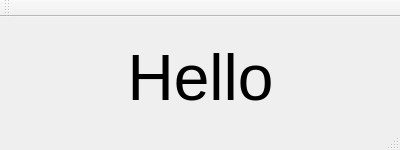
<?xml version="1.0" encoding="UTF-8"?>
<ui version="4.0">
 <class>MainWindow</class>
 <widget class="QMainWindow" name="MainWindow">
  <property name="geometry">
   <rect>
    <x>0</x>
    <y>0</y>
    <width>400</width>
    <height>150</height>
   </rect>
  </property>
  <property name="windowTitle">
   <string>MainWindow</string>
  </property>
  <widget class="QWidget" name="centralWidget">
   <widget class="QLabel" name="label">
    <property name="geometry">
     <rect>
      <x>10</x>
      <y>10</y>
      <width>381</width>
      <height>101</height>
     </rect>
    </property>
    <property name="font">
     <font>
      <pointsize>48</pointsize>
     </font>
    </property>
    <property name="text">
     <string>Hello</string>
    </property>
    <property name="alignment">
     <set>Qt::AlignCenter</set>
    </property>
   </widget>
  </widget>
  <widget class="QMenuBar" name="menuBar">
   <property name="geometry">
    <rect>
     <x>0</x>
     <y>0</y>
     <width>400</width>
     <height>21</height>
    </rect>
   </property>
  </widget>
  <widget class="QToolBar" name="mainToolBar">
   <attribute name="toolBarArea">
    <enum>TopToolBarArea</enum>
   </attribute>
   <attribute name="toolBarBreak">
    <bool>false</bool>
   </attribute>
  </widget>
  <widget class="QStatusBar" name="statusBar"/>
 </widget>
 <layoutdefault spacing="6" margin="11"/>
 <resources>
  <include location="../res/resources.qrc"/>
 </resources>
 <connections/>
</ui>
